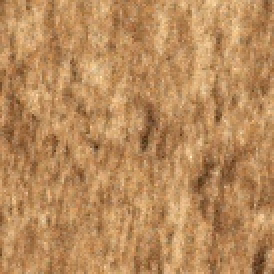
#> input picture Trash Images/1.jpg, 137 x 137 px, given in place of 1.png, which was not available (shown 2 times larger)
$ python brokenTester.py
#> lines starting #> are read from the running program, lines starting #| are printed output that depends on the picture; after the words box and inside, x2 and y2 are one past the last pixel; in counts of white or black regions, pixels touching at a corner belong together; pictures that were not available may be replaced by others from this repository, and a replacement may not be noted
### synthesis_broken.py


import argparse
import cv2
import numpy as np
import time
import random

EIGHT_CONNECTED_NEIGHBOR_KERNEL = np.array([[1., 1., 1.],
                                            [1., 0., 1.],
                                            [1., 1., 1.]], dtype=np.float64)
SIGMA_COEFF = 6.4      # The denominator for a 2D Gaussian sigma used in the reference implementation.
ERROR_THRESHOLD = 0.1  # The default error threshold for synthesis acceptance in the reference implementation.


def normalized_ssd(sample, window, mask, patch_percentage):
    wh, ww = window.shape
    sh, sw = sample.shape

    # Get sliding window views of the sample, window, and mask.
    strided_sample = np.lib.stride_tricks.as_strided(sample, shape=((sh-wh+1), (sw-ww+1), wh, ww),
                        strides=(sample.strides[0], sample.strides[1], sample.strides[0], sample.strides[1]))
    strided_sample = strided_sample.reshape(-1, wh, ww)

    # Randomly sample a percentage of patches from the strided sample.
    # num_patches = strided_sample.shape[0]
    # num_selected_patches = int(num_patches * patch_percentage)
    # selected_indices = np.random.choice(num_patches, size=num_selected_patches, replace=False)
    # selected_indices.sort()  # Sort the indices in ascending order
    # strided_sample = strided_sample[selected_indices]

    # Note that the window and mask views have the same shape as the strided sample, but the kernel is fixed
    # rather than sliding for each of these components.
    strided_window = np.lib.stride_tricks.as_strided(window, shape=((sh-wh+1), (sw-ww+1), wh, ww),
                        strides=(0, 0, window.strides[0], window.strides[1]))
    strided_window = strided_window.reshape(-1, wh, ww)
    strided_window = strided_window[0:len(strided_sample), :, :]

    strided_mask = np.lib.stride_tricks.as_strided(mask, shape=((sh-wh+1), (sw-ww+1), wh, ww),
                        strides=(0, 0, mask.strides[0], mask.strides[1]))
    strided_mask = strided_mask.reshape(-1, wh, ww)
    strided_mask = strided_mask[0:len(strided_sample), :, :]

    # Form a 2D Gaussian weight matrix from symmetric linearly separable Gaussian kernels and generate a
    # strided view over this matrix.
    sigma = wh / SIGMA_COEFF
    kernel = cv2.getGaussianKernel(ksize=wh, sigma=sigma)
    kernel_2d = kernel * kernel.T

    strided_kernel = np.lib.stride_tricks.as_strided(kernel_2d, shape=((sh-wh+1), (sw-ww+1), wh, ww),
                        strides=(0, 0, kernel_2d.strides[0], kernel_2d.strides[1]))
    strided_kernel = strided_kernel.reshape(-1, wh, ww)
    strided_kernel = strided_kernel[0:len(strided_sample), :, :]

    # Take the sum of squared differences over all sliding sample windows and weight it so that only existing neighbors
    # contribute to error. Use the Gaussian kernel to weight central values more strongly than distant neighbors.
    squared_differences = ((strided_sample - strided_window)**2) * strided_kernel * strided_mask
    ssd = np.sum(squared_differences, axis=(1,2))
    ssd = ssd.reshape(sh-wh+1, sw-ww+1)

    # Normalize the SSD by the maximum possible contribution.
    total_ssd = np.sum(mask * kernel_2d)
    normalized_ssd = ssd / total_ssd

    return normalized_ssd

def calculate_threshold_distance(sample, windowsize, runtime=15, percentile=0.003):
    start_time = time.time()
    distances = []

    # Calculate the shape of the sample array
    sh, sw = sample.shape

    counter = 0

    while time.time() - start_time < runtime:
        # Select a random patch
        i = random.randint(0, sh-windowsize)
        j = random.randint(0, sw-windowsize)

        # Create the window and mask
        window = sample[i:i+windowsize, j:j+windowsize]
        mask = np.zeros_like(window)
        mask[:, :mask.shape[1]//2] = 1

        # Calculate the normalized SSD for the patch
        ssd = normalized_ssd(sample, window, mask, 1)
        #ssd = np.random.rand(1, 1) # Placeholder for the normalized SSD

        # Calculate the squared sum of distances for the patch
        distances.append(ssd.reshape(-1, 1))

        counter += 1

    # Sort the distances
    distances = np.concatenate(distances).ravel()
    distances.sort()

    # Calculate the index of the threshold distance
    index = int(len(distances) * percentile)

    # Return the threshold distance
    print("Number of patches checked:", counter)
    return distances[index]

def get_candidate_indices(normalized_ssd, error_threshold=ERROR_THRESHOLD, threshold_distance=None):
    # [7 lines of commented-out code are left out]
    sorted_indices = np.argsort(normalized_ssd.flatten())[:4]
    indices = (sorted_indices // normalized_ssd.shape[1], sorted_indices % normalized_ssd.shape[1])
    return indices

def select_pixel_index(normalized_ssd, indices, method='uniform'):
    N = indices[0].shape[0]

    if method == 'uniform':
        weights = np.ones(N) / float(N)
    else:
        weights = 1 / (normalized_ssd[indices] + 1e-6)  # Add a small value to avoid division by zero
        weights = weights / np.sum(weights)

    # Select a random pixel index from the index list.
    selection = np.random.choice(np.arange(N), size=1, p=weights)
    selected_index = (indices[0][selection], indices[1][selection])

    # max_weight_index = np.argmax(weights)
    # if selection != max_weight_index:
    #     print("The selection wasn't the index with the maximum weight.")

    return selected_index

def get_neighboring_pixel_indices(pixel_mask):
    # Taking the difference between the dilated mask and the initial mask
    # gives only the 8-connected neighbors of the mask frontier.
    kernel = np.ones((3,3))
    dilated_mask = cv2.dilate(pixel_mask, kernel, iterations=1)
    neighbors = dilated_mask - pixel_mask

    # Recover the indices of the mask frontier.
    neighbor_indices = np.nonzero(neighbors)

    return neighbor_indices

def permute_neighbors(pixel_mask, neighbors):
    N = neighbors[0].shape[0]

    # Generate a permutation of the neigboring indices
    permuted_indices = np.random.permutation(np.arange(N))
    permuted_neighbors = (neighbors[0][permuted_indices], neighbors[1][permuted_indices])

    # Use convolution to count the number of existing neighbors for all entries in the mask.
    neighbor_count = cv2.filter2D(pixel_mask, ddepth=-1, kernel=EIGHT_CONNECTED_NEIGHBOR_KERNEL, borderType=cv2.BORDER_CONSTANT)

    # Sort the permuted neighboring indices by quantity of existing neighbors descending.
    permuted_neighbor_counts = neighbor_count[permuted_neighbors]

    sorted_order = np.argsort(permuted_neighbor_counts)[::-1]
    permuted_neighbors = (permuted_neighbors[0][sorted_order], permuted_neighbors[1][sorted_order])

    return permuted_neighbors

def texture_can_be_synthesized(mask):
    # The texture can be synthesized while the mask has unfilled entries.
    mh, mw = mask.shape[:2]
    num_completed = np.count_nonzero(mask)
    num_incomplete = (mh * mw) - num_completed

    return num_incomplete > 0

def initialize_texture_synthesis(original_sample, window_size, kernel_size):
    # Convert original to sample representation.
    sample = cv2.cvtColor(original_sample, cv2.COLOR_BGR2GRAY)

    # Convert sample to floating point and normalize to the range [0., 1.]
    sample = sample.astype(np.float64)
    sample = sample / 255.

    threshold_distance = calculate_threshold_distance(sample, kernel_size)

    # Generate window
    window = np.zeros(window_size, dtype=np.float64)

    # Generate output window
    if original_sample.ndim == 2:
        result_window = np.zeros_like(window, dtype=np.uint8)
    else:
        result_window = np.zeros(window_size + (3,), dtype=np.uint8)

    # Generate window mask
    h, w = window.shape
    mask = np.zeros((h, w), dtype=np.float64)

    # Initialize window with random seed from sample
    sh, sw = original_sample.shape[:2]
    ih = np.random.randint(sh-3+1)
    iw = np.random.randint(sw-3+1)
    seed = sample[ih:ih+3, iw:iw+3]

    # Place seed in center of window
    ph, pw = (h//2)-1, (w//2)-1
    window[ph:ph+3, pw:pw+3] = seed
    mask[ph:ph+3, pw:pw+3] = 1
    result_window[ph:ph+3, pw:pw+3] = original_sample[ih:ih+3, iw:iw+3]

    # Obtain padded versions of window and mask
    win = kernel_size//2
    padded_window = cv2.copyMakeBorder(window,
                                       top=win, bottom=win, left=win, right=win, borderType=cv2.BORDER_CONSTANT, value=0.)
    padded_mask = cv2.copyMakeBorder(mask,
                                     top=win, bottom=win, left=win, right=win, borderType=cv2.BORDER_CONSTANT, value=0.)

    # Obtain views of the padded window and mask
    window = padded_window[win:-win, win:-win]
    mask = padded_mask[win:-win, win:-win]

    return sample, window, mask, padded_window, padded_mask, result_window, threshold_distance

def synthesize_texture(original_sample, window_size, kernel_size, visualize, patch_percentage=0.1):
    global gif_count
    (sample, window, mask, padded_window,
        padded_mask, result_window, threshold_distance) = initialize_texture_synthesis(original_sample, window_size, kernel_size)

    # Synthesize texture until all pixels in the window are filled.
    while texture_can_be_synthesized(mask):
        # Get neighboring indices
        neighboring_indices = get_neighboring_pixel_indices(mask)

        # Permute and sort neighboring indices by quantity of 8-connected neighbors.
        neighboring_indices = permute_neighbors(mask, neighboring_indices)

        for ch, cw in zip(neighboring_indices[0], neighboring_indices[1]):

            window_slice = padded_window[ch:ch+kernel_size, cw:cw+kernel_size]
            mask_slice = padded_mask[ch:ch+kernel_size, cw:cw+kernel_size]

            # Compute SSD for the current pixel neighborhood and select an index with low error.
            ssd = normalized_ssd(sample, window_slice, mask_slice, patch_percentage)
            indices = get_candidate_indices(ssd, threshold_distance = threshold_distance)
            selected_index = select_pixel_index(ssd, indices, method = 'weighted')

            # Translate index to accommodate padding.
            selected_index = (selected_index[0] + kernel_size // 2, selected_index[1] + kernel_size // 2)

            # Set windows and mask.
            window[ch, cw] = sample[selected_index]
            mask[ch, cw] = 1
            result_window[ch, cw] = original_sample[selected_index[0], selected_index[1]]

            if visualize:
                cv2.imshow('synthesis window', result_window)
                key = cv2.waitKey(1)
                if key == 27:
                    cv2.destroyAllWindows()
                    return result_window

    if visualize:
        cv2.imshow('synthesis window', result_window)
        cv2.waitKey(0)
        cv2.destroyAllWindows()

    return result_window


# [41 lines left out: functions validate_args, parse_args, main, not called in this run]

# [2 lines that do not run on import are left out]

### brokenTester.py
from synthesis_broken import synthesize_texture
import cv2
import os

# Example usage
if __name__ == '__main__':
    # Load your input image (replace with your actual image path)
    input_image_path = 'C:\\Users\\Conor King\\Documents\\School\\EEC 289A\\HW 2 - 2nd Attempt\\TextureSynthesis\\Images\\1.png'

    sample = cv2.imread(input_image_path)
#> sample is the input picture: shape (137, 137, 3); mean B, G, R 91.2, 138.8, 186

    # Decrease the resolution of the image
    new_width = 64  # Replace with your desired width
    new_height = 64  # Replace with your desired height
    sample = cv2.resize(sample, (new_width, new_height), interpolation=cv2.INTER_AREA)
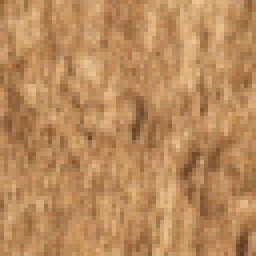
#> sample: shape (64, 64, 3) (shown 4 times larger); mean B, G, R 91.2, 138.8, 186

    # Display the image
    cv2.imshow("Input Image", sample)
    cv2.waitKey(0)
    cv2.destroyAllWindows()

    # Set parameters (window size, kernel size, etc.)
    window_height, window_width = 50, 50
    kernel_size = 11

    # # Assuming 'original_sample' is loaded correctly
    # # Check if the image has an alpha channel (RGBA format)
    # if sample.shape[2] == 4:
    #     # Remove the alpha channel
    #     original_sample = sample[:, :, :3]

    # # Convert to grayscale
    # greysample = cv2.cvtColor(sample, cv2.COLOR_BGR2GRAY)


    # Initialize texture synthesis
    # (sample, window, mask, padded_window,
    #     padded_mask, result_window) = initialize_texture_synthesis(sample, (window_height, window_width), kernel_size)

    visualize = True
    # Perform texture synthesis

    synthesized_texture = synthesize_texture(sample, (window_height, window_width), kernel_size, visualize=visualize)
#> in initialize_texture_synthesis, `sample = cv2.cvtColor(original_sample, cv2.COLOR_BGR2GRAY)`:
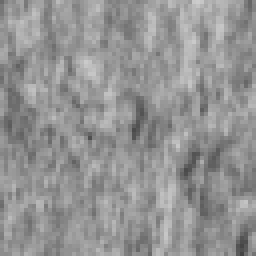
#> sample: shape (64, 64) (shown 4 times larger); min 68, max 204, mean 147.5
#> after the loop in calculate_threshold_distance, `while time.time() - start_time < runtime:`:
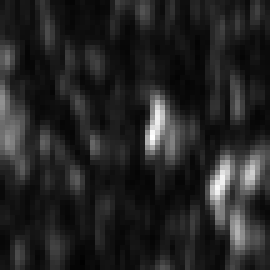
#> ssd: shape (54, 54) float64 (shown 5 times larger); min 0, max 0.0552, mean 0.00791; drawn with min black and max white
#> after the loop in calculate_threshold_distance, `while time.time() - start_time < runtime:`: counter = 11638; distances = 11638 items
#> in calculate_threshold_distance, `index = int(len(distances) * percentile)`: index = 101809
#| Number of patches checked: 11638
#> in initialize_texture_synthesis, `threshold_distance = calculate_threshold_distance(sample, kernel_size)`: threshold_distance = 0.00157
#> in initialize_texture_synthesis, `seed = sample[ih:ih+3, iw:iw+3]`: seed = [[0.455, 0.576, 0.592], [0.451, 0.522, 0.561], [0.443, 0.447, 0.588]]
#> in synthesize_texture, `(sample, window, mask, padded_window, padded_mask, result_window, thre..`:
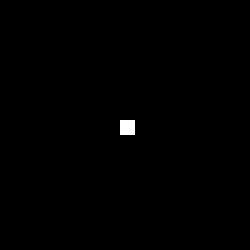
#> mask: shape (50, 50) float64 (shown 5 times larger); values 0 (black) and 1 (white), 0.36% white in thin lines or dots, all inside (x1, y1, x2, y2) = (24, 24, 27, 27)
#> in synthesize_texture, `(sample, window, mask, padded_window, padded_mask, result_window, thre..`: padded_mask: shape (60, 60) float64; values 0 (black) and 1 (white), 0.25% white in thin lines or dots, all inside (x1, y1, x2, y2) = (29, 29, 32, 32)
#> in synthesize_texture, `(sample, window, mask, padded_window, padded_mask, result_window, thre..`: threshold_distance = 0.00157
#> in texture_can_be_synthesized, `num_completed = np.count_nonzero(mask)`: num_completed = 9
#> in texture_can_be_synthesized, `num_incomplete = (mh * mw) - num_completed`: num_incomplete = 2491
#> in get_neighboring_pixel_indices, `kernel = np.ones((3,3))`: kernel = [[1, 1, 1], [1, 1, 1], [1, 1, 1]]
#> in get_neighboring_pixel_indices, `dilated_mask = cv2.dilate(pixel_mask, kernel, iterations=1)`: dilated_mask: shape (50, 50) float64; values 0 (black) and 1 (white), 1% white; 1 white region, box (x1, y1, x2, y2) and area: (23, 23, 28, 28) 25
#> in get_neighboring_pixel_indices, `neighbors = dilated_mask - pixel_mask`:
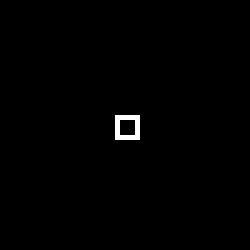
#> neighbors: shape (50, 50) float64 (shown 5 times larger); values 0 (black) and 1 (white), 0.64% white in thin lines or dots, all inside (x1, y1, x2, y2) = (23, 23, 28, 28)
#> in get_neighboring_pixel_indices, `neighbor_indices = np.nonzero(neighbors)`: neighbor_indices = 16 positions, rows 23 to 27, columns 23 to 27
#> in permute_neighbors, `permuted_neighbor_counts = neighbor_count[permuted_neighbors]`: permuted_neighbor_counts = [2, 2, 3, 2, 2, 1, 3, 1, 2, 2, 3, 3, 1, 2, 1, 2]
#> in permute_neighbors, `sorted_order = np.argsort(permuted_neighbor_counts)[::-1]`: sorted_order = [10, 11, 2, 6, 9, 8, 15, 13, 1, 0, 3, 4, 14, 12, 5, 7]
#> the loop in synthesize_texture, `for ch, cw in zip(neighboring_indices[0], neighboring_indices[1]): ` made 1 pass; (key Esc is pressed on pass 1)
#> (ch, cw) on pass 1: (25, 23)
#> pass 1, in normalized_ssd (call 11639), `ssd = ssd.reshape(sh-wh+1, sw-ww+1)`:
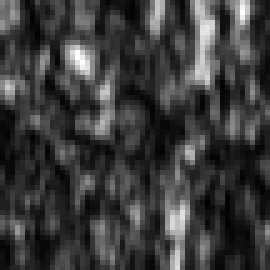
#> ssd: shape (54, 54) float64 (shown 5 times larger); min 0, max 0.0166, mean 0.00393; drawn with min black and max white
#> pass 1, in synthesize_texture, `cv2.imshow('synthesis window', result_window)`:
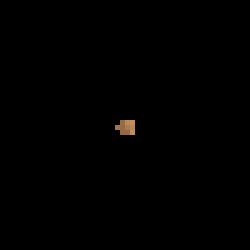
#> window 'synthesis window': shape (50, 50, 3) (shown 5 times larger); mean B, G, R 0.3, 0.5, 0.7
#> after the loop in synthesize_texture, `for ch, cw in zip(neighboring_indices[0], neighboring_indices[1]):`: mask: shape (50, 50) float64; values 0 (black) and 1 (white), 0.4% white in thin lines or dots, all inside (x1, y1, x2, y2) = (23, 24, 27, 27)

    # Save the synthesized texture (replace with your desired output path)
    output_image_path = 'C:\\Users\\Conor King\\Documents\\School\\EEC 289A\\HW 2 - 2nd Attempt\\TextureSynthesis\\BrokenSynths\\bestN\\weighted\\best4.jpg'
    # Create the output folder if it doesn't exist
    os.makedirs(os.path.dirname(output_image_path), exist_ok=True)

    # Save the synthesized texture
    cv2.imwrite(output_image_path, synthesized_texture)
    print(f"Synthesized texture saved to {output_image_path}")
